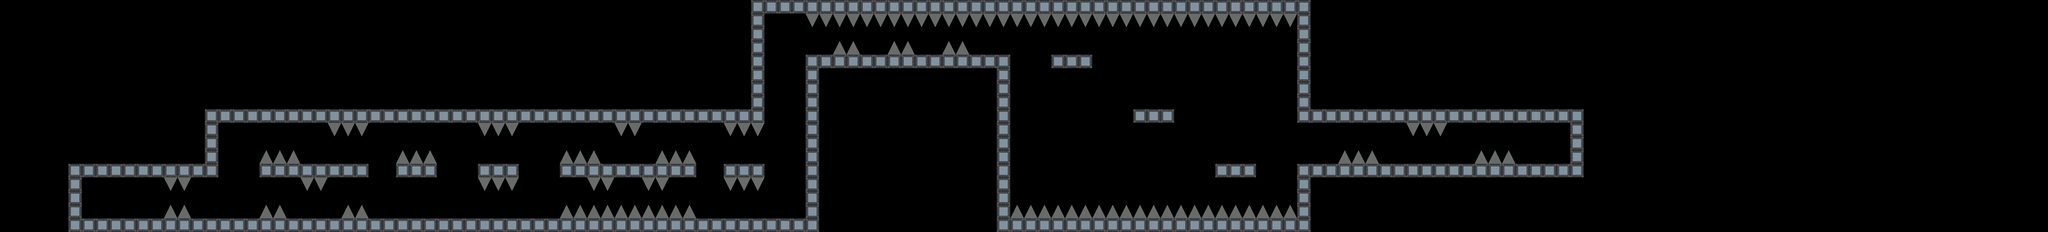

The image is a tile-based game level rendered from a .tmx file. Its description and complete source (layers, tilesets, objects, tile grids) follow:
An orthogonal 150x17 tile map with 64x64 px tiles, 1 tile layer (タイルレイヤー1).

<map version="1.10" tiledversion="1.11.0" orientation="orthogonal" renderorder="right-down" width="150" height="17" tilewidth="64" tileheight="64" infinite="0" nextlayerid="2" nextobjectid="1">
 <tileset firstgid="1" source="map.tsx" />
 <layer id="1" name="タイルレイヤー1" width="150" height="17">
  <data encoding="csv">
1,1,1,1,1,1,1,1,1,1,1,1,1,1,1,1,1,1,1,1,1,1,1,1,1,1,1,1,1,1,1,1,1,1,1,1,1,1,1,1,1,1,1,1,1,1,1,1,1,1,1,1,1,1,1,2,2,2,2,2,2,2,2,2,2,2,2,2,2,2,2,2,2,2,2,2,2,2,2,2,2,2,2,2,2,2,2,2,2,2,2,2,2,2,2,2,1,1,1,1,1,1,1,1,1,1,1,1,1,1,1,1,1,1,1,1,1,1,1,1,1,1,1,1,1,1,1,1,1,1,1,1,1,1,1,1,1,1,1,1,1,1,1,1,1,1,1,1,1,1,
1,1,1,1,1,1,1,1,1,1,1,1,1,1,1,1,1,1,1,1,1,1,1,1,1,1,1,1,1,1,1,1,1,1,1,1,1,1,1,1,1,1,1,1,1,1,1,1,1,1,1,1,1,1,1,2,1,1,1,4,4,4,4,4,4,4,4,4,4,4,4,4,4,4,4,4,4,4,4,4,4,4,4,4,4,4,4,4,4,4,4,4,4,4,4,2,1,1,1,1,1,1,1,1,1,1,1,1,1,1,1,1,1,1,1,1,1,1,1,1,1,1,1,1,1,1,1,1,1,1,1,1,1,1,1,1,1,1,1,1,1,1,1,1,1,1,1,1,1,1,
1,1,1,1,1,1,1,1,1,1,1,1,1,1,1,1,1,1,1,1,1,1,1,1,1,1,1,1,1,1,1,1,1,1,1,1,1,1,1,1,1,1,1,1,1,1,1,1,1,1,1,1,1,1,1,2,1,1,1,1,1,1,1,1,1,1,1,1,1,1,1,1,1,1,1,1,1,1,1,1,1,1,1,1,1,1,1,1,1,1,1,1,1,1,1,2,1,1,1,1,1,1,1,1,1,1,1,1,1,1,1,1,1,1,1,1,1,1,1,1,1,1,1,1,1,1,1,1,1,1,1,1,1,1,1,1,1,1,1,1,1,1,1,1,1,1,1,1,1,1,
1,1,1,1,1,1,1,1,1,1,1,1,1,1,1,1,1,1,1,1,1,1,1,1,1,1,1,1,1,1,1,1,1,1,1,1,1,1,1,1,1,1,1,1,1,1,1,1,1,1,1,1,1,1,1,2,1,1,1,1,1,3,3,1,1,3,3,1,1,3,3,1,1,1,1,1,1,1,1,1,1,1,1,1,1,1,1,1,1,1,1,1,1,1,1,2,1,1,1,1,1,1,1,1,1,1,1,1,1,1,1,1,1,1,1,1,1,1,1,1,1,1,1,1,1,1,1,1,1,1,1,1,1,1,1,1,1,1,1,1,1,1,1,1,1,1,1,1,1,1,
1,1,1,1,1,1,1,1,1,1,1,1,1,1,1,1,1,1,1,1,1,1,1,1,1,1,1,1,1,1,1,1,1,1,1,1,1,1,1,1,1,1,1,1,1,1,1,1,1,1,1,1,1,1,1,2,1,1,1,2,2,2,2,2,2,2,2,2,2,2,2,2,2,2,1,1,1,2,2,2,1,1,1,1,1,1,1,1,1,1,1,1,1,1,1,2,1,1,1,1,1,1,1,1,1,1,1,1,1,1,1,1,1,1,1,1,1,1,1,1,1,1,1,1,1,1,1,1,1,1,1,1,1,1,1,1,1,1,1,1,1,1,1,1,1,1,1,1,1,1,
1,1,1,1,1,1,1,1,1,1,1,1,1,1,1,1,1,1,1,1,1,1,1,1,1,1,1,1,1,1,1,1,1,1,1,1,1,1,1,1,1,1,1,1,1,1,1,1,1,1,1,1,1,1,1,2,1,1,1,2,1,1,1,1,1,1,1,1,1,1,1,1,1,2,1,1,1,1,1,1,1,1,1,1,1,1,1,1,1,1,1,1,1,1,1,2,1,1,1,1,1,1,1,1,1,1,1,1,1,1,1,1,1,1,1,1,1,1,1,1,1,1,1,1,1,1,1,1,1,1,1,1,1,1,1,1,1,1,1,1,1,1,1,1,1,1,1,1,1,1,
1,1,1,1,1,1,1,1,1,1,1,1,1,1,1,1,1,1,1,1,1,1,1,1,1,1,1,1,1,1,1,1,1,1,1,1,1,1,1,1,1,1,1,1,1,1,1,1,1,1,1,1,1,1,1,2,1,1,1,2,1,1,1,1,1,1,1,1,1,1,1,1,1,2,1,1,1,1,1,1,1,1,1,1,1,1,1,1,1,1,1,1,1,1,1,2,1,1,1,1,1,1,1,1,1,1,1,1,1,1,1,1,1,1,1,1,1,1,1,1,1,1,1,1,1,1,1,1,1,1,1,1,1,1,1,1,1,1,1,1,1,1,1,1,1,1,1,1,1,1,
1,1,1,1,1,1,1,1,1,1,1,1,1,1,1,1,1,1,1,1,1,1,1,1,1,1,1,1,1,1,1,1,1,1,1,1,1,1,1,1,1,1,1,1,1,1,1,1,1,1,1,1,1,1,1,2,1,1,1,2,1,1,1,1,1,1,1,1,1,1,1,1,1,2,1,1,1,1,1,1,1,1,1,1,1,1,1,1,1,1,1,1,1,1,1,2,1,1,1,1,1,1,1,1,1,1,1,1,1,1,1,1,1,1,1,1,1,1,1,1,1,1,1,1,1,1,1,1,1,1,1,1,1,1,1,1,1,1,1,1,1,1,1,1,1,1,1,1,1,1,
1,1,1,1,1,1,1,1,1,1,1,1,1,1,1,2,2,2,2,2,2,2,2,2,2,2,2,2,2,2,2,2,2,2,2,2,2,2,2,2,2,2,2,2,2,2,2,2,2,2,2,2,2,2,2,2,1,1,1,2,1,1,1,1,1,1,1,1,1,1,1,1,1,2,1,1,1,1,1,1,1,1,1,2,2,2,1,1,1,1,1,1,1,1,1,2,2,2,2,2,2,2,2,2,2,2,2,2,2,2,2,2,2,2,2,2,1,1,1,1,1,1,1,1,1,1,1,1,1,1,1,1,1,1,1,1,1,1,1,1,1,1,1,1,1,1,1,1,1,1,
1,1,1,1,1,1,1,1,1,1,1,1,1,1,1,2,1,1,1,1,1,1,1,1,4,4,4,1,1,1,1,1,1,1,1,4,4,4,1,1,1,1,1,1,1,4,4,1,1,1,1,1,1,4,4,4,1,1,1,2,1,1,1,1,1,1,1,1,1,1,1,1,1,2,1,1,1,1,1,1,1,1,1,1,1,1,1,1,1,1,1,1,1,1,1,1,1,1,1,1,1,1,1,4,4,4,1,1,1,1,1,1,1,1,1,2,1,1,1,1,1,1,1,1,1,1,1,1,1,1,1,1,1,1,1,1,1,1,1,1,1,1,1,1,1,1,1,1,1,1,
1,1,1,1,1,1,1,1,1,1,1,1,1,1,1,2,1,1,1,1,1,1,1,1,1,1,1,1,1,1,1,1,1,1,1,1,1,1,1,1,1,1,1,1,1,1,1,1,1,1,1,1,1,1,1,1,1,1,1,2,1,1,1,1,1,1,1,1,1,1,1,1,1,2,1,1,1,1,1,1,1,1,1,1,1,1,1,1,1,1,1,1,1,1,1,1,1,1,1,1,1,1,1,1,1,1,1,1,1,1,1,1,1,7,1,2,1,1,1,1,1,1,1,1,1,1,1,1,1,1,1,1,1,1,1,1,1,1,1,1,1,1,1,1,1,1,1,1,1,1,
1,1,1,1,1,1,1,1,1,1,1,1,1,1,1,2,1,1,1,3,3,3,1,1,1,1,1,1,1,3,3,3,1,1,1,1,1,1,1,1,1,3,3,3,1,1,1,1,3,3,3,1,1,1,1,1,1,1,1,2,1,1,1,1,1,1,1,1,1,1,1,1,1,2,1,1,1,1,1,1,1,1,1,1,1,1,1,1,1,1,1,1,1,1,1,1,1,1,3,3,3,1,1,1,1,1,1,1,3,3,3,1,1,1,1,2,1,1,1,1,1,1,1,1,1,1,1,1,1,1,1,1,1,1,1,1,1,1,1,1,1,1,1,1,1,1,1,1,1,1,
1,1,1,1,1,2,2,2,2,2,2,2,2,2,2,2,1,1,1,2,2,2,2,2,2,2,2,1,1,2,2,2,1,1,1,2,2,2,1,1,1,2,2,2,2,2,2,2,2,2,2,1,1,2,2,2,1,1,1,2,1,1,1,1,1,1,1,1,1,1,1,1,1,2,1,1,1,1,1,1,1,1,1,1,1,1,1,1,1,2,2,2,1,1,1,2,2,2,2,2,2,2,2,2,2,2,2,2,2,2,2,2,2,2,2,2,1,1,1,1,1,1,1,1,1,1,1,1,1,1,1,1,1,1,1,1,1,1,1,1,1,1,1,1,1,1,1,1,1,1,
1,1,1,1,1,2,1,1,1,1,1,1,4,4,1,1,1,1,1,1,1,1,4,4,1,1,1,1,1,1,1,1,1,1,1,4,4,4,1,1,1,1,1,4,4,1,1,4,4,1,1,1,1,4,4,4,1,1,1,2,1,1,1,1,1,1,1,1,1,1,1,1,1,2,1,1,1,1,1,1,1,1,1,1,1,1,1,1,1,1,1,1,1,1,1,2,1,1,1,1,1,1,1,1,1,1,1,1,1,1,1,1,1,1,1,1,1,1,1,1,1,1,1,1,1,1,1,1,1,1,1,1,1,1,1,1,1,1,1,1,1,1,1,1,1,1,1,1,1,1,
1,1,6,1,1,2,1,5,1,1,1,1,1,1,1,1,1,1,1,1,1,1,1,1,1,1,1,1,1,1,1,1,1,1,1,1,1,1,1,1,1,1,1,1,1,1,1,1,1,1,1,1,1,1,1,1,1,1,1,2,1,1,1,1,1,1,1,1,1,1,1,1,1,2,1,1,1,1,1,1,1,1,1,1,1,1,1,1,1,1,1,1,1,1,1,2,1,1,1,1,1,1,1,1,1,1,1,1,1,1,1,1,1,1,1,1,1,1,1,1,1,1,1,1,1,1,1,1,1,1,1,1,1,1,1,1,1,1,1,1,1,1,1,1,1,1,1,1,1,1,
1,1,1,1,1,2,1,1,1,1,1,1,3,3,1,1,1,1,1,3,3,1,1,1,1,3,3,1,1,1,1,1,1,1,1,1,1,1,1,1,1,3,3,3,3,3,3,3,3,3,3,1,1,1,1,1,1,1,1,2,1,1,1,1,1,1,1,1,1,1,1,1,1,2,3,3,3,3,3,3,3,3,3,3,3,3,3,3,3,3,3,3,3,3,3,2,1,1,1,1,1,1,1,1,1,1,1,1,1,1,1,1,1,1,1,1,1,1,1,1,1,1,1,1,1,1,1,1,1,1,1,1,1,1,1,1,1,1,1,1,1,1,1,1,1,1,1,1,1,1,
1,1,1,1,1,2,2,2,2,2,2,2,2,2,2,2,2,2,2,2,2,2,2,2,2,2,2,2,2,2,2,2,2,2,2,2,2,2,2,2,2,2,2,2,2,2,2,2,2,2,2,2,2,2,2,2,2,2,2,2,1,1,1,1,1,1,1,1,1,1,1,1,1,2,2,2,2,2,2,2,2,2,2,2,2,2,2,2,2,2,2,2,2,2,2,2,1,1,1,1,1,1,1,1,1,1,1,1,1,1,1,1,1,1,1,1,1,1,1,1,1,1,1,1,1,1,1,1,1,1,1,1,1,1,1,1,1,1,1,1,1,1,1,1,1,1,1,1,1,1
</data>
 </layer>
</map>